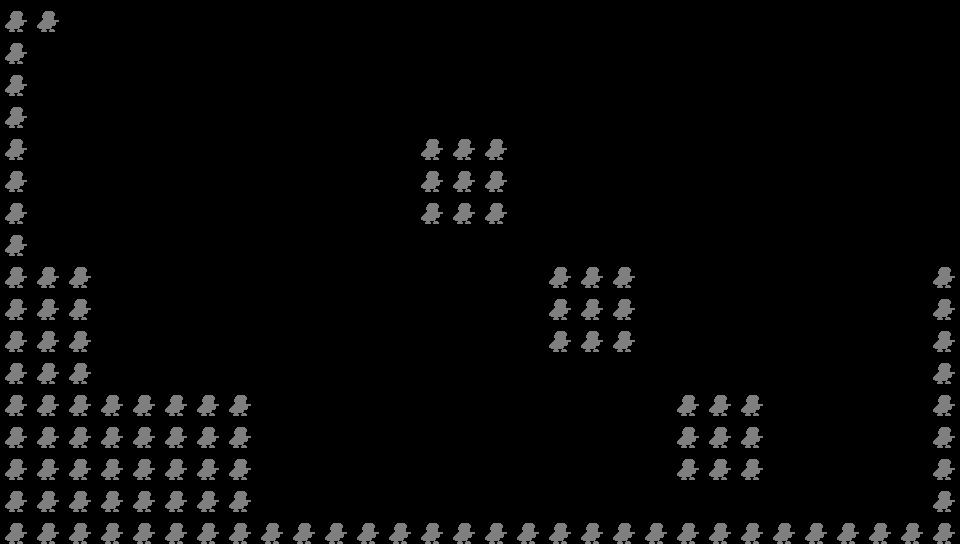

This is a level from a 2D game, rendered from its Tiled map with the project's own tilesets. A one-line summary and the complete map file follow:
An orthogonal 60x34 tile map with 16x16 px tiles, 1 tile layer (objects).

<map version="1.0" orientation="orthogonal" renderorder="right-down" width="60" height="34" tilewidth="16" tileheight="16" nextobjectid="2">
 <tileset firstgid="1" name="objects" tilewidth="32" tileheight="32" tilecount="64" columns="8">
  <image source="objects.png" width="256" height="256" />
 </tileset>
 <layer name="objects" width="60" height="34">
  <data encoding="csv">
0,0,0,0,0,0,0,0,0,0,0,0,0,0,0,0,0,0,0,0,0,0,0,0,0,0,0,0,0,0,0,0,0,0,0,0,0,0,0,0,0,0,0,0,0,0,0,0,0,0,0,0,0,0,0,0,0,0,0,0,
2,0,2,0,0,0,0,0,0,0,0,0,0,0,0,0,0,0,0,0,0,0,0,0,0,0,0,0,0,0,0,0,0,0,0,0,0,0,0,0,0,0,0,0,0,0,0,0,0,0,0,0,0,0,0,0,0,0,0,0,
0,0,0,0,0,0,0,0,0,0,0,0,0,0,0,0,0,0,0,0,0,0,0,0,0,0,0,0,0,0,0,0,0,0,0,0,0,0,0,0,0,0,0,0,0,0,0,0,0,0,0,0,0,0,0,0,0,0,0,0,
2,0,0,0,0,0,0,0,0,0,0,0,0,0,0,0,0,0,0,0,0,0,0,0,0,0,0,0,0,0,0,0,0,0,0,0,0,0,0,0,0,0,0,0,0,0,0,0,0,0,0,0,0,0,0,0,0,0,0,0,
0,0,0,0,0,0,0,0,0,0,0,0,0,0,0,0,0,0,0,0,0,0,0,0,0,0,0,0,0,0,0,0,0,0,0,0,0,0,0,0,0,0,0,0,0,0,0,0,0,0,0,0,0,0,0,0,0,0,0,0,
2,0,0,0,0,0,0,0,0,0,0,0,0,0,0,0,0,0,0,0,0,0,0,0,0,0,0,0,0,0,0,0,0,0,0,0,0,0,0,0,0,0,0,0,0,0,0,0,0,0,0,0,0,0,0,0,0,0,0,0,
0,0,0,0,0,0,0,0,0,0,0,0,0,0,0,0,0,0,0,0,0,0,0,0,0,0,0,0,0,0,0,0,0,0,0,0,0,0,0,0,0,0,0,0,0,0,0,0,0,0,0,0,0,0,0,0,0,0,0,0,
2,0,0,0,0,0,0,0,0,0,0,0,0,0,0,0,0,0,0,0,0,0,0,0,0,0,0,0,0,0,0,0,0,0,0,0,0,0,0,0,0,0,0,0,0,0,0,0,0,0,0,0,0,0,0,0,0,0,0,0,
0,0,0,0,0,0,0,0,0,0,0,0,0,0,0,0,0,0,0,0,0,0,0,0,0,0,0,0,0,0,0,0,0,0,0,0,0,0,0,0,0,0,0,0,0,0,0,0,0,0,0,0,0,0,0,0,0,0,0,0,
2,0,0,0,0,0,0,0,0,0,0,0,0,0,0,0,0,0,0,0,0,0,0,0,0,0,2,0,2,0,2,0,0,0,0,0,0,0,0,0,0,0,0,0,0,0,0,0,0,0,0,0,0,0,0,0,0,0,0,0,
0,0,0,0,0,0,0,0,0,0,0,0,0,0,0,0,0,0,0,0,0,0,0,0,0,0,0,0,0,0,0,0,0,0,0,0,0,0,0,0,0,0,0,0,0,0,0,0,0,0,0,0,0,0,0,0,0,0,0,0,
2,0,0,0,0,0,0,0,0,0,0,0,0,0,0,0,0,0,0,0,0,0,0,0,0,0,2,0,2,0,2,0,0,0,0,0,0,0,0,0,0,0,0,0,0,0,0,0,0,0,0,0,0,0,0,0,0,0,0,0,
0,0,0,0,0,0,0,0,0,0,0,0,0,0,0,0,0,0,0,0,0,0,0,0,0,0,0,0,0,0,0,0,0,0,0,0,0,0,0,0,0,0,0,0,0,0,0,0,0,0,0,0,0,0,0,0,0,0,0,0,
2,0,0,0,0,0,0,0,0,0,0,0,0,0,0,0,0,0,0,0,0,0,0,0,0,0,2,0,2,0,2,0,0,0,0,0,0,0,0,0,0,0,0,0,0,0,0,0,0,0,0,0,0,0,0,0,0,0,0,0,
0,0,0,0,0,0,0,0,0,0,0,0,0,0,0,0,0,0,0,0,0,0,0,0,0,0,0,0,0,0,0,0,0,0,0,0,0,0,0,0,0,0,0,0,0,0,0,0,0,0,0,0,0,0,0,0,0,0,0,0,
2,0,0,0,0,0,0,0,0,0,0,0,0,0,0,0,0,0,0,0,0,0,0,0,0,0,0,0,0,0,0,0,0,0,0,0,0,0,0,0,0,0,0,0,0,0,0,0,0,0,0,0,0,0,0,0,0,0,0,0,
0,0,0,0,0,0,0,0,0,0,0,0,0,0,0,0,0,0,0,0,0,0,0,0,0,0,0,0,0,0,0,0,0,0,0,0,0,0,0,0,0,0,0,0,0,0,0,0,0,0,0,0,0,0,0,0,0,0,0,0,
2,0,2,0,2,0,0,0,0,0,0,0,0,0,0,0,0,0,0,0,0,0,0,0,0,0,0,0,0,0,0,0,0,0,2,0,2,0,2,0,0,0,0,0,0,0,0,0,0,0,0,0,0,0,0,0,0,0,2,0,
0,0,0,0,0,0,0,0,0,0,0,0,0,0,0,0,0,0,0,0,0,0,0,0,0,0,0,0,0,0,0,0,0,0,0,0,0,0,0,0,0,0,0,0,0,0,0,0,0,0,0,0,0,0,0,0,0,0,0,0,
2,0,2,0,2,0,0,0,0,0,0,0,0,0,0,0,0,0,0,0,0,0,0,0,0,0,0,0,0,0,0,0,0,0,2,0,2,0,2,0,0,0,0,0,0,0,0,0,0,0,0,0,0,0,0,0,0,0,2,0,
0,0,0,0,0,0,0,0,0,0,0,0,0,0,0,0,0,0,0,0,0,0,0,0,0,0,0,0,0,0,0,0,0,0,0,0,0,0,0,0,0,0,0,0,0,0,0,0,0,0,0,0,0,0,0,0,0,0,0,0,
2,0,2,0,2,0,0,0,0,0,0,0,0,0,0,0,0,0,0,0,0,0,0,0,0,0,0,0,0,0,0,0,0,0,2,0,2,0,2,0,0,0,0,0,0,0,0,0,0,0,0,0,0,0,0,0,0,0,2,0,
0,0,0,0,0,0,0,0,0,0,0,0,0,0,0,0,0,0,0,0,0,0,0,0,0,0,0,0,0,0,0,0,0,0,0,0,0,0,0,0,0,0,0,0,0,0,0,0,0,0,0,0,0,0,0,0,0,0,0,0,
2,0,2,0,2,0,0,0,0,0,0,0,0,0,0,0,0,0,0,0,0,0,0,0,0,0,0,0,0,0,0,0,0,0,0,0,0,0,0,0,0,0,0,0,0,0,0,0,0,0,0,0,0,0,0,0,0,0,2,0,
0,0,0,0,0,0,0,0,0,0,0,0,0,0,0,0,0,0,0,0,0,0,0,0,0,0,0,0,0,0,0,0,0,0,0,0,0,0,0,0,0,0,0,0,0,0,0,0,0,0,0,0,0,0,0,0,0,0,0,0,
2,0,2,0,2,0,2,0,2,0,2,0,2,0,2,0,0,0,0,0,0,0,0,0,0,0,0,0,0,0,0,0,0,0,0,0,0,0,0,0,0,0,2,0,2,0,2,0,0,0,0,0,0,0,0,0,0,0,2,0,
0,0,0,0,0,0,0,0,0,0,0,0,0,0,0,0,0,0,0,0,0,0,0,0,0,0,0,0,0,0,0,0,0,0,0,0,0,0,0,0,0,0,0,0,0,0,0,0,0,0,0,0,0,0,0,0,0,0,0,0,
2,0,2,0,2,0,2,0,2,0,2,0,2,0,2,0,0,0,0,0,0,0,0,0,0,0,0,0,0,0,0,0,0,0,0,0,0,0,0,0,0,0,2,0,2,0,2,0,0,0,0,0,0,0,0,0,0,0,2,0,
0,0,0,0,0,0,0,0,0,0,0,0,0,0,0,0,0,0,0,0,0,0,0,0,0,0,0,0,0,0,0,0,0,0,0,0,0,0,0,0,0,0,0,0,0,0,0,0,0,0,0,0,0,0,0,0,0,0,0,0,
2,0,2,0,2,0,2,0,2,0,2,0,2,0,2,0,0,0,0,0,0,0,0,0,0,0,0,0,0,0,0,0,0,0,0,0,0,0,0,0,0,0,2,0,2,0,2,0,0,0,0,0,0,0,0,0,0,0,2,0,
0,0,0,0,0,0,0,0,0,0,0,0,0,0,0,0,0,0,0,0,0,0,0,0,0,0,0,0,0,0,0,0,0,0,0,0,0,0,0,0,0,0,0,0,0,0,0,0,0,0,0,0,0,0,0,0,0,0,0,0,
2,0,2,0,2,0,2,0,2,0,2,0,2,0,2,0,0,0,0,0,0,0,0,0,0,0,0,0,0,0,0,0,0,0,0,0,0,0,0,0,0,0,0,0,0,0,0,0,0,0,0,0,0,0,0,0,0,0,2,0,
0,0,0,0,0,0,0,0,0,0,0,0,0,0,0,0,0,0,0,0,0,0,0,0,0,0,0,0,0,0,0,0,0,0,0,0,0,0,0,0,0,0,0,0,0,0,0,0,0,0,0,0,0,0,0,0,0,0,0,0,
2,0,2,0,2,0,2,0,2,0,2,0,2,0,2,0,2,0,2,0,2,0,2,0,2,0,2,0,2,0,2,0,2,0,2,0,2,0,2,0,2,0,2,0,2,0,2,0,2,0,2,0,2,0,2,0,2,0,2,0
</data>
 </layer>
</map>